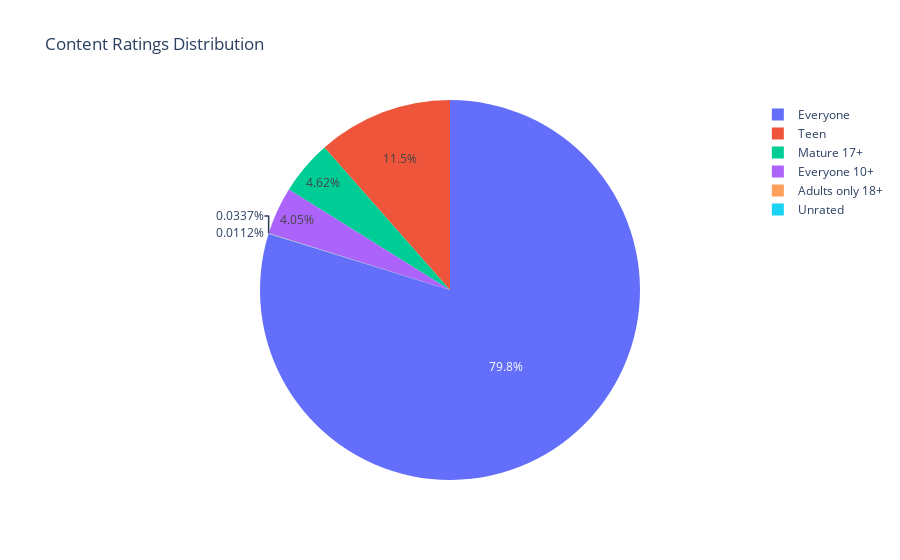
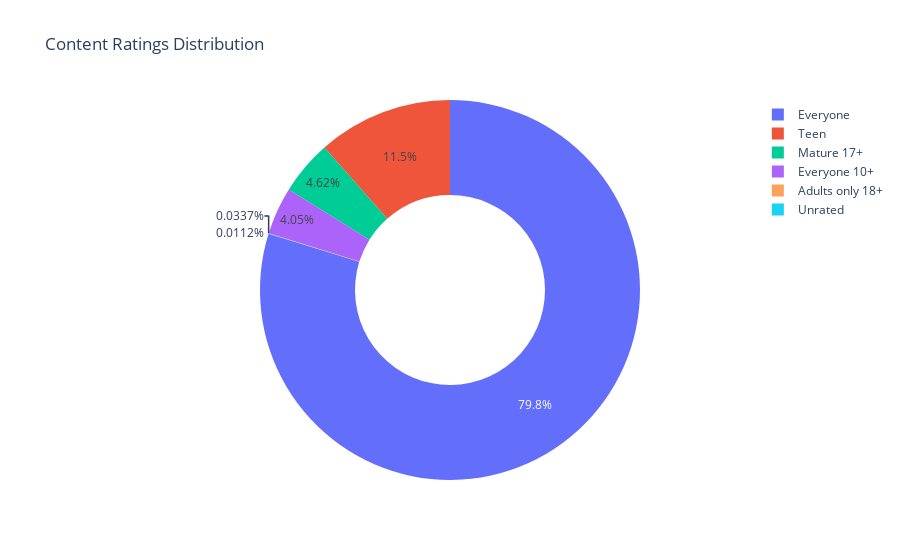

The notebook cell saved with these charts, in order:
### Markdown cell above
# Plotly Pie and Donut Charts - Visualise Categorical Data: Content Ratings

### Code cell
# Pie Chart
if 'Content_Rating' in df_apps_clean.columns:
    print("Content_Rating column exists in df_apps_clean.")
else:
    print("Content_Rating column does not exist in df_apps_clean.")
fig_pie = px.pie(df_apps_clean, names='Content_Rating', title='Content Ratings Distribution')

# Donut Chart
fig_donut = px.pie(df_apps_clean, names='Content_Rating', hole=0.5, title='Content Ratings Distribution')

# Show the charts
fig_pie.show()
fig_donut.show()

### Figure 1 — Plotly figure (JSON) as saved in the notebook; plotly's stock layout.template omitted (floating-point values rounded to 4 significant figures; data arrays with more than 128 entries replaced by an {"elided": "..."} marker saying what was removed)
{"data": [{"domain": {"x": [0, 1], "y": [0, 1]}, "hovertemplate": "Content_Rating=%{label}<extra></extra>", "labels": {"elided": "8891 str values"}, "legendgroup": "", "name": "", "showlegend": true, "type": "pie"}], "layout": {"legend": {"tracegroupgap": 0}, "title": {"text": "Content Ratings Distribution"}}}

### Figure 2 — Plotly figure (JSON) as saved in the notebook; plotly's stock layout.template omitted (floating-point values rounded to 4 significant figures; data arrays with more than 128 entries replaced by an {"elided": "..."} marker saying what was removed)
{"data": [{"domain": {"x": [0, 1], "y": [0, 1]}, "hole": 0.5, "hovertemplate": "Content_Rating=%{label}<extra></extra>", "labels": {"elided": "8891 str values"}, "legendgroup": "", "name": "", "showlegend": true, "type": "pie"}], "layout": {"legend": {"tracegroupgap": 0}, "title": {"text": "Content Ratings Distribution"}}}
